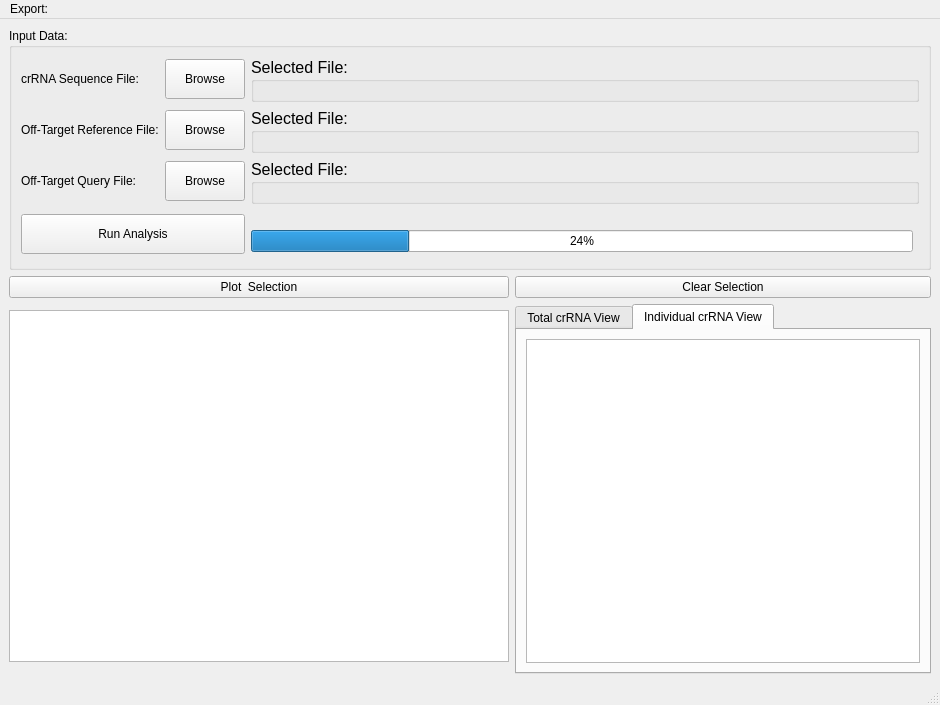
<?xml version="1.0" encoding="UTF-8"?>
<ui version="4.0">
 <class>MainWindow</class>
 <widget class="QMainWindow" name="MainWindow">
  <property name="geometry">
   <rect>
    <x>0</x>
    <y>0</y>
    <width>940</width>
    <height>705</height>
   </rect>
  </property>
  <property name="windowTitle">
   <string>MainWindow</string>
  </property>
  <widget class="QWidget" name="centralwidget">
   <layout class="QGridLayout" name="gridLayout">
    <item row="2" column="2" rowspan="4" colspan="2">
     <widget class="QTabWidget" name="tabWidget">
      <property name="minimumSize">
       <size>
        <width>400</width>
        <height>300</height>
       </size>
      </property>
      <property name="currentIndex">
       <number>1</number>
      </property>
      <widget class="QWidget" name="tab">
       <attribute name="title">
        <string>Total crRNA View</string>
       </attribute>
       <layout class="QGridLayout" name="gridLayout_4">
        <item row="1" column="0">
         <widget class="QGraphicsView" name="total_crRNA"/>
        </item>
       </layout>
      </widget>
      <widget class="QWidget" name="tab_2">
       <attribute name="title">
        <string>Individual crRNA View</string>
       </attribute>
       <layout class="QGridLayout" name="gridLayout_5">
        <item row="0" column="0">
         <widget class="QGraphicsView" name="single_crRNA"/>
        </item>
       </layout>
      </widget>
     </widget>
    </item>
    <item row="1" column="2" colspan="2">
     <widget class="QPushButton" name="clear_selection">
      <property name="text">
       <string>Clear Selection</string>
      </property>
     </widget>
    </item>
    <item row="3" column="0" colspan="2">
     <widget class="QTableWidget" name="crRNA_table">
      <property name="minimumSize">
       <size>
        <width>500</width>
        <height>300</height>
       </size>
      </property>
     </widget>
    </item>
    <item row="0" column="0" colspan="4">
     <widget class="QGroupBox" name="groupBox">
      <property name="maximumSize">
       <size>
        <width>10000000</width>
        <height>300</height>
       </size>
      </property>
      <property name="title">
       <string>Input Data:</string>
      </property>
      <layout class="QGridLayout" name="gridLayout_2">
       <item row="0" column="2" colspan="2">
        <widget class="QGroupBox" name="groupBox_1">
         <property name="minimumSize">
          <size>
           <width>0</width>
           <height>45</height>
          </size>
         </property>
         <property name="maximumSize">
          <size>
           <width>16777215</width>
           <height>45</height>
          </size>
         </property>
         <property name="font">
          <font>
           <pointsize>12</pointsize>
          </font>
         </property>
         <property name="title">
          <string>Selected File:</string>
         </property>
         <property name="flat">
          <bool>false</bool>
         </property>
         <layout class="QGridLayout" name="gridLayout_3">
          <property name="topMargin">
           <number>1</number>
          </property>
          <property name="rightMargin">
           <number>12</number>
          </property>
          <property name="bottomMargin">
           <number>1</number>
          </property>
          <item row="0" column="0">
           <widget class="QLabel" name="path_1">
            <property name="font">
             <font>
              <pointsize>12</pointsize>
             </font>
            </property>
            <property name="text">
             <string/>
            </property>
           </widget>
          </item>
         </layout>
        </widget>
       </item>
       <item row="4" column="2" colspan="2">
        <widget class="QGroupBox" name="groupBox_3">
         <property name="minimumSize">
          <size>
           <width>0</width>
           <height>45</height>
          </size>
         </property>
         <property name="maximumSize">
          <size>
           <width>16777215</width>
           <height>45</height>
          </size>
         </property>
         <property name="font">
          <font>
           <pointsize>12</pointsize>
          </font>
         </property>
         <property name="title">
          <string>Selected File:</string>
         </property>
         <layout class="QGridLayout" name="gridLayout_7">
          <property name="topMargin">
           <number>1</number>
          </property>
          <property name="bottomMargin">
           <number>1</number>
          </property>
          <item row="0" column="0">
           <widget class="QLabel" name="path_3">
            <property name="font">
             <font>
              <pointsize>12</pointsize>
             </font>
            </property>
            <property name="text">
             <string/>
            </property>
           </widget>
          </item>
         </layout>
        </widget>
       </item>
       <item row="2" column="2" colspan="2">
        <widget class="QGroupBox" name="groupBox_2">
         <property name="minimumSize">
          <size>
           <width>0</width>
           <height>45</height>
          </size>
         </property>
         <property name="maximumSize">
          <size>
           <width>16777215</width>
           <height>45</height>
          </size>
         </property>
         <property name="font">
          <font>
           <pointsize>12</pointsize>
          </font>
         </property>
         <property name="title">
          <string>Selected File:</string>
         </property>
         <layout class="QGridLayout" name="gridLayout_6">
          <property name="topMargin">
           <number>1</number>
          </property>
          <property name="bottomMargin">
           <number>1</number>
          </property>
          <item row="0" column="0">
           <widget class="QLabel" name="path_2">
            <property name="minimumSize">
             <size>
              <width>0</width>
              <height>0</height>
             </size>
            </property>
            <property name="font">
             <font>
              <pointsize>12</pointsize>
             </font>
            </property>
            <property name="text">
             <string/>
            </property>
           </widget>
          </item>
         </layout>
        </widget>
       </item>
       <item row="6" column="2">
        <widget class="QProgressBar" name="progressBar">
         <property name="value">
          <number>24</number>
         </property>
        </widget>
       </item>
       <item row="0" column="1">
        <widget class="QPushButton" name="browse_1">
         <property name="maximumSize">
          <size>
           <width>100</width>
           <height>40</height>
          </size>
         </property>
         <property name="text">
          <string>Browse</string>
         </property>
        </widget>
       </item>
       <item row="2" column="1">
        <widget class="QPushButton" name="browse_2">
         <property name="maximumSize">
          <size>
           <width>100</width>
           <height>40</height>
          </size>
         </property>
         <property name="text">
          <string>Browse</string>
         </property>
        </widget>
       </item>
       <item row="2" column="0">
        <widget class="QLabel" name="label_2">
         <property name="maximumSize">
          <size>
           <width>16777215</width>
           <height>40</height>
          </size>
         </property>
         <property name="text">
          <string>Off-Target Reference File:</string>
         </property>
        </widget>
       </item>
       <item row="0" column="0">
        <widget class="QLabel" name="label">
         <property name="maximumSize">
          <size>
           <width>16777215</width>
           <height>40</height>
          </size>
         </property>
         <property name="text">
          <string>crRNA Sequence File:</string>
         </property>
        </widget>
       </item>
       <item row="4" column="0">
        <widget class="QLabel" name="label_3">
         <property name="maximumSize">
          <size>
           <width>16777215</width>
           <height>40</height>
          </size>
         </property>
         <property name="text">
          <string>Off-Target Query File:</string>
         </property>
        </widget>
       </item>
       <item row="4" column="1">
        <widget class="QPushButton" name="browse_3">
         <property name="maximumSize">
          <size>
           <width>100</width>
           <height>40</height>
          </size>
         </property>
         <property name="text">
          <string>Browse</string>
         </property>
        </widget>
       </item>
       <item row="5" column="2">
        <widget class="QLabel" name="progressOutput">
         <property name="text">
          <string/>
         </property>
        </widget>
       </item>
       <item row="5" column="0" rowspan="3" colspan="2">
        <widget class="QPushButton" name="run_OT">
         <property name="minimumSize">
          <size>
           <width>215</width>
           <height>40</height>
          </size>
         </property>
         <property name="text">
          <string>Run Analysis</string>
         </property>
        </widget>
       </item>
      </layout>
     </widget>
    </item>
    <item row="1" column="0" colspan="2">
     <widget class="QPushButton" name="plot_selection">
      <property name="text">
       <string>Plot  Selection</string>
      </property>
     </widget>
    </item>
   </layout>
  </widget>
  <widget class="QMenuBar" name="menubar">
   <property name="geometry">
    <rect>
     <x>0</x>
     <y>0</y>
     <width>940</width>
     <height>24</height>
    </rect>
   </property>
   <widget class="QMenu" name="menuExport">
    <property name="title">
     <string>Export:</string>
    </property>
    <addaction name="actionSelected_crRNAs_to_CSV"/>
    <addaction name="actionAll_crRNAs_to_CSV"/>
   </widget>
   <addaction name="menuExport"/>
  </widget>
  <widget class="QStatusBar" name="statusbar"/>
  <action name="actionSelected_crRNAs_to_CSV">
   <property name="text">
    <string>Selected crRNAs to CSV</string>
   </property>
  </action>
  <action name="actionAll_crRNAs_to_CSV">
   <property name="text">
    <string>All crRNAs to CSV</string>
   </property>
  </action>
 </widget>
 <resources/>
 <connections/>
</ui>
